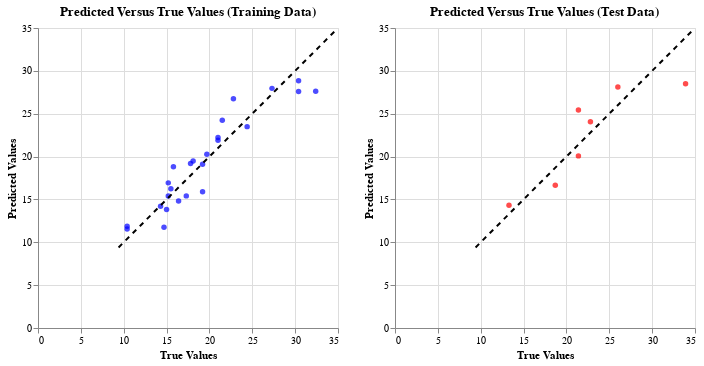

Notebook source saved alongside this figure:
### Markdown cell above
# True Plot Creation

### Code cell
import altair as alt
from pandas import DataFrame, concat

# Convert the predictions and true values into a dataframe for visualization with Altair
train_data = DataFrame({
    'True Values': y_train,
    'Predicted Values': y_train_pred,
    'Dataset': 'Training'
})

test_data = DataFrame({
    'True Values': y_test,
    'Predicted Values': y_test_pred,
    'Dataset': 'Test'
})

all_data = concat([train_data, test_data])

# Define the perfect prediction line
perfect_line_calc = [min(y) - 1, max(y) + 1]

perfect_prediction = DataFrame({
    'True Values': perfect_line_calc,
    'Predicted Values': perfect_line_calc
})

# Create the Altair plots

# Training data plot
train_chart = alt.Chart(train_data).mark_circle(color='blue').encode(
    x='True Values',
    y='Predicted Values',
    tooltip=['True Values', 'Predicted Values']
).properties(
     width=300,
    height=0,
    title='Predicted Versus True Values (Training Data)'
)

# Test data plot
test_chart = alt.Chart(test_data).mark_circle(color='red').encode(
    x='True Values',
    y='Predicted Values',
    tooltip=['True Values', 'Predicted Values']
).properties(
    width=300,
    height=300,
    title='Predicted Versus True Values (Test Data)'
)

# Perfect prediction line
line_chart = (alt.Chart(perfect_prediction)
                 .mark_line(color='black', strokeDash=[5,5])
                 .encode(
                        x='True Values',
                        y='Predicted Values'
                    )
        )
# Alternative Facet Chart by creating multiple charts
(train_chart + line_chart) | (test_chart + line_chart)

### Figure 1 — Vega-Lite specification as saved in the notebook (floating-point values rounded to 4 significant figures)
{"config": {"view": {"continuousWidth": 400, "continuousHeight": 300}}, "hconcat": [{"layer": [{"data": {"name": "data-a2c7a1f4d52fbe3013cb6946bebda7ce"}, "mark": {"type": "circle", "color": "blue"}, "encoding": {"tooltip": [{"field": "True Values", "type": "quantitative"}, {"field": "Predicted Values", "type": "quantitative"}], "x": {"field": "True Values", "type": "quantitative"}, "y": {"field": "Predicted Values", "type": "quantitative"}}, "height": 300, "title": "Predicted Versus True Values (Training Data)", "width": 300}, {"data": {"name": "data-f0e6e594a27b4eb518a7b380ee7f575b"}, "mark": {"type": "line", "color": "black", "strokeDash": [5, 5]}, "encoding": {"x": {"field": "True Values", "type": "quantitative"}, "y": {"field": "Predicted Values", "type": "quantitative"}}}]}, {"layer": [{"data": {"name": "data-c5856ed8d9c1a888e91754bdda583d04"}, "mark": {"type": "circle", "color": "red"}, "encoding": {"tooltip": [{"field": "True Values", "type": "quantitative"}, {"field": "Predicted Values", "type": "quantitative"}], "x": {"field": "True Values", "type": "quantitative"}, "y": {"field": "Predicted Values", "type": "quantitative"}}, "height": 300, "title": "Predicted Versus True Values (Test Data)", "width": 300}, {"data": {"name": "data-f0e6e594a27b4eb518a7b380ee7f575b"}, "mark": {"type": "line", "color": "black", "strokeDash": [5, 5]}, "encoding": {"x": {"field": "True Values", "type": "quantitative"}, "y": {"field": "Predicted Values", "type": "quantitative"}}}]}], "$schema": "https://vega.github.io/schema/vega-lite/v4.17.0.json", "datasets": {"data-a2c7a1f4d52fbe3013cb6946bebda7ce": [{"True Values": 21.0, "Predicted Values": 21.9, "Dataset": "Training"}, {"True Values": 18.1, "Predicted Values": 19.48, "Dataset": "Training"}, {"True Values": 17.3, "Predicted Values": 15.41, "Dataset": "Training"}, {"True Values": 14.3, "Predicted Values": 14.21, "Dataset": "Training"}, {"True Values": 21.0, "Predicted Values": 22.21, "Dataset": "Training"}, {"True Values": 15.2, "Predicted Values": 16.93, "Dataset": "Training"}, {"True Values": 10.4, "Predicted Values": 11.87, "Dataset": "Training"}, {"True Values": 19.2, "Predicted Values": 19.09, "Dataset": "Training"}, {"True Values": 19.2, "Predicted Values": 15.9, "Dataset": "Training"}, {"True Values": 15.2, "Predicted Values": 15.41, "Dataset": "Training"}, {"True Values": 10.4, "Predicted Values": 11.55, "Dataset": "Training"}, {"True Values": 17.8, "Predicted Values": 19.2, "Dataset": "Training"}, {"True Values": 32.4, "Predicted Values": 27.63, "Dataset": "Training"}, {"True Values": 15.5, "Predicted Values": 16.24, "Dataset": "Training"}, {"True Values": 21.5, "Predicted Values": 24.25, "Dataset": "Training"}, {"True Values": 19.7, "Predicted Values": 20.27, "Dataset": "Training"}, {"True Values": 24.4, "Predicted Values": 23.49, "Dataset": "Training"}, {"True Values": 15.8, "Predicted Values": 18.81, "Dataset": "Training"}, {"True Values": 15.0, "Predicted Values": 13.83, "Dataset": "Training"}, {"True Values": 30.4, "Predicted Values": 27.6, "Dataset": "Training"}, {"True Values": 16.4, "Predicted Values": 14.82, "Dataset": "Training"}, {"True Values": 30.4, "Predicted Values": 28.85, "Dataset": "Training"}, {"True Values": 22.8, "Predicted Values": 26.75, "Dataset": "Training"}, {"True Values": 14.7, "Predicted Values": 11.75, "Dataset": "Training"}, {"True Values": 27.3, "Predicted Values": 27.96, "Dataset": "Training"}], "data-f0e6e594a27b4eb518a7b380ee7f575b": [{"True Values": 9.4, "Predicted Values": 9.4}, {"True Values": 34.9, "Predicted Values": 34.9}], "data-c5856ed8d9c1a888e91754bdda583d04": [{"True Values": 21.4, "Predicted Values": 20.08, "Dataset": "Test"}, {"True Values": 33.9, "Predicted Values": 28.48, "Dataset": "Test"}, {"True Values": 13.3, "Predicted Values": 14.31, "Dataset": "Test"}, {"True Values": 21.4, "Predicted Values": 25.44, "Dataset": "Test"}, {"True Values": 26.0, "Predicted Values": 28.11, "Dataset": "Test"}, {"True Values": 22.8, "Predicted Values": 24.07, "Dataset": "Test"}, {"True Values": 18.7, "Predicted Values": 16.64, "Dataset": "Test"}]}}
